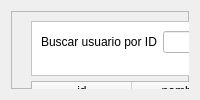
                   <widget class="QWidget" name="usersDelete">
                    <layout class="QVBoxLayout" name="verticalLayout_11">
                     <item>
                      <widget class="QFrame" name="frame_4">
                       <property name="frameShape">
                        <enum>QFrame::StyledPanel</enum>
                       </property>
                       <property name="frameShadow">
                        <enum>QFrame::Raised</enum>
                       </property>
                       <widget class="QPushButton" name="saveBtn_2">
                        <property name="geometry">
                         <rect>
                          <x>20</x>
                          <y>230</y>
                          <width>489</width>
                          <height>30</height>
                         </rect>
                        </property>
                        <property name="styleSheet">
                         <string notr="true">QPushButton {
	background-color: rgb(237, 51, 59);
	color: #FFF;
	height: 30px;
}

QPushButton:hover {
	background-color: rgb(165, 29, 45);
	color: #FFF;
	opacity: 0.7;
	height: 30px;
}

QPushButton:clicked {
	background-color: rgb(26, 95, 180);
	opacity: 0.7;
	height: 30px;
}</string>
                        </property>
                        <property name="text">
                         <string>Eliminar Usuario</string>
                        </property>
                       </widget>
                       <widget class="QTableWidget" name="usersTable_2">
                        <property name="geometry">
                         <rect>
                          <x>20</x>
                          <y>70</y>
                          <width>491</width>
                          <height>141</height>
                         </rect>
                        </property>
                        <column>
                         <property name="text">
                          <string>id</string>
                         </property>
                        </column>
                        <column>
                         <property name="text">
                          <string>nombre</string>
                         </property>
                        </column>
                        <column>
                         <property name="text">
                          <string>apellido1</string>
                         </property>
                        </column>
                        <column>
                         <property name="text">
                          <string>apellido2</string>
                         </property>
                        </column>
                        <column>
                         <property name="text">
                          <string>cargo</string>
                         </property>
                        </column>
                        <column>
                         <property name="text">
                          <string>empresa</string>
                         </property>
                        </column>
                        <column>
                         <property name="text">
                          <string>calle</string>
                         </property>
                        </column>
                        <column>
                         <property name="text">
                          <string>numeroExt</string>
                         </property>
                        </column>
                        <column>
                         <property name="text">
                          <string>numeroInt</string>
                         </property>
                        </column>
                        <column>
                         <property name="text">
                          <string>colonia</string>
                         </property>
                        </column>
                        <column>
                         <property name="text">
                          <string>ciudad</string>
                         </property>
                        </column>
                        <column>
                         <property name="text">
                          <string>estado</string>
                         </property>
                        </column>
                        <column>
                         <property name="text">
                          <string>codigoPostal</string>
                         </property>
                        </column>
                        <column>
                         <property name="text">
                          <string>telefono</string>
                         </property>
                        </column>
                        <column>
                         <property name="text">
                          <string>correoElectronico</string>
                         </property>
                        </column>
                        <column>
                         <property name="text">
                          <string>fechaNacimiento</string>
                         </property>
                        </column>
                        <column>
                         <property name="text">
                          <string>edad</string>
                         </property>
                        </column>
                       </widget>
                       <widget class="QFrame" name="frame_6">
                        <property name="geometry">
                         <rect>
                          <x>20</x>
                          <y>10</y>
                          <width>491</width>
                          <height>55</height>
                         </rect>
                        </property>
                        <property name="styleSheet">
                         <string notr="true">background-color: rgb(255, 255, 255);</string>
                        </property>
                        <property name="frameShape">
                         <enum>QFrame::StyledPanel</enum>
                        </property>
                        <property name="frameShadow">
                         <enum>QFrame::Raised</enum>
                        </property>
                        <layout class="QHBoxLayout" name="horizontalLayout_6" stretch="5,2">
                         <item>
                          <layout class="QFormLayout" name="formLayout_4">
                           <item row="0" column="0">
                            <widget class="QLabel" name="findByIDLabel_2">
                             <property name="text">
                              <string>Buscar usuario por ID</string>
                             </property>
                            </widget>
                           </item>
                           <item row="0" column="1">
                            <widget class="QLineEdit" name="findByIDLineEdit_2"/>
                           </item>
                          </layout>
                         </item>
                         <item>
                          <widget class="QPushButton" name="userFindBtn2">
                           <property name="minimumSize">
                            <size>
                             <width>0</width>
                             <height>32</height>
                            </size>
                           </property>
                           <property name="styleSheet">
                            <string notr="true">background-color: rgb(246, 245, 244);</string>
                           </property>
                           <property name="text">
                            <string>Buscar</string>
                           </property>
                          </widget>
                         </item>
                        </layout>
                       </widget>
                      </widget>
                     </item>
                    </layout>
                   </widget>
